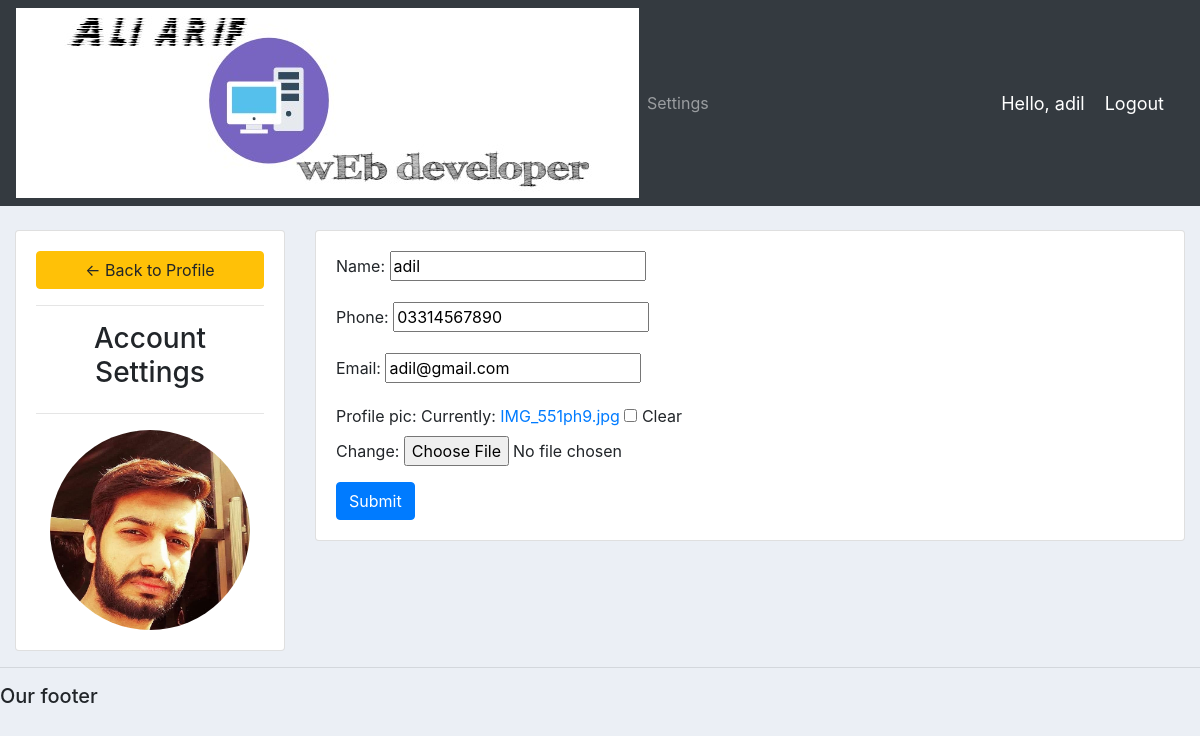
Screenshot of /account/ (signed in) with the database file from the repository.
### accounts/models.py (models this page shows, shortened)
class Customer(models.Model):
    user = models.OneToOneField(User, null=True, on_delete=models.CASCADE)
    name = models.CharField(max_length=200, null=True)
    phone = models.CharField(max_length=200, null=True)
    email = models.CharField(max_length=200, null=True)
    profile_pic = models.ImageField(default="profile1.png", null=True, blank=True)
    date_created = models.DateTimeField(auto_now_add=True, null=True)

### accounts/decorators.py (the view)
        def wrapper_func(request, *args, **kwargs):
            group = None
            if request.user.groups.exists():
                group = request.user.groups.all()[0].name
            if group in allowed_roles:
                return view_func(request, *args, **kwargs)
            else:
                return HttpResponse('You are not authorized to view this page')

### accounts/forms.py
class CustomerForm(ModelForm):
    class Meta:
        model = Customer
        fields = '__all__'
        exclude = ['user']

### accounts/views.py (called while the page is built)
@login_required(login_url='login')
@allowed_users(allowed_roles=['customer'])
def accountSettings(request):
    customer = request.user.customer
    form = CustomerForm(instance=customer)
    if request.method == 'POST':
        form = CustomerForm(request.POST, request.FILES,instance=customer)
        if form.is_valid():
            form.save()
    context = {'form':form}
    return render(request, 'accounts/account_settings.html', context)

### accounts/templates/accounts/account_settings.html (shortened to what this page needs)
{%  extends 'accounts/main.html' %}
{% load static %}
{% block content %}
<br>
<div class="row">
	<div class="col-md-3">
		<div class="card card-body">
			<a class="btn btn-warning" href="{% url 'home' %}"> &#8592; Back to Profile</a>
			<hr>
			<h3 style="text-align: center">Account Settings</h3>
			<hr>
			<img class="profile-pic" src="{{request.user.customer.profile_pic.url}}" >
		</div>
	</div>
	<div class="col-md-9">
		<div class="card card-body">
			<form method="POST" action="" enctype="multipart/form-data">
				{{form.as_p}}
			<input class="btn btn-primary" type="submit" name="Update Information">
			</form>
		</div>
	</div>
</div>
{% endblock %}

### accounts/templates/accounts/navbar.html (shortened to what this page needs)
{% load static %}
<nav class="navbar navbar-expand-lg navbar-dark bg-dark">
  <img src="{% static 'images/ali.jpg' %}">
    <div class="collapse navbar-collapse" id="navbarNav">
      <ul class="navbar-nav">
        {% if request.user.is_staff %}
        <li class="nav-item active">
          <a class="nav-link" href="{% url 'home' %}">Dashboard</a>
        </li>
        <li class="nav-item">
          <a class="nav-link" href="{% url 'product' %}">Products</a>
        </li>
        {% else %}
       <li class="nav-item">
        <a class="nav-link" href="{% url 'account' %}">Settings</a>
      </li>
          {% endif %}
      </ul>
    </div>
    <span class="hello-msg">Hello, {{request.user}}</span>
  <span ><a  class="hello-msg" href="{% url 'logout' %}">Logout</a></span>
  </nav>

### static/css/main.css (style rules this page uses)
body { background-color: #ebeff5; }

### accounts/templates/accounts/navbar.html (style rules this page uses)
.hello-msg { font-size: 18px; color: #fff; margin-right: 20px; }

### accounts/templates/accounts/account_settings.html (style rules this page uses)
.profile-pic { max-width: 200px; max-height:200px; margin: 0 auto; border-radius: 50%; }

### rows the page displays
Customer: name "adil", phone "03314567890", email "adil@gmail.com"

### other values shown
{{ request.user }} "adil"
